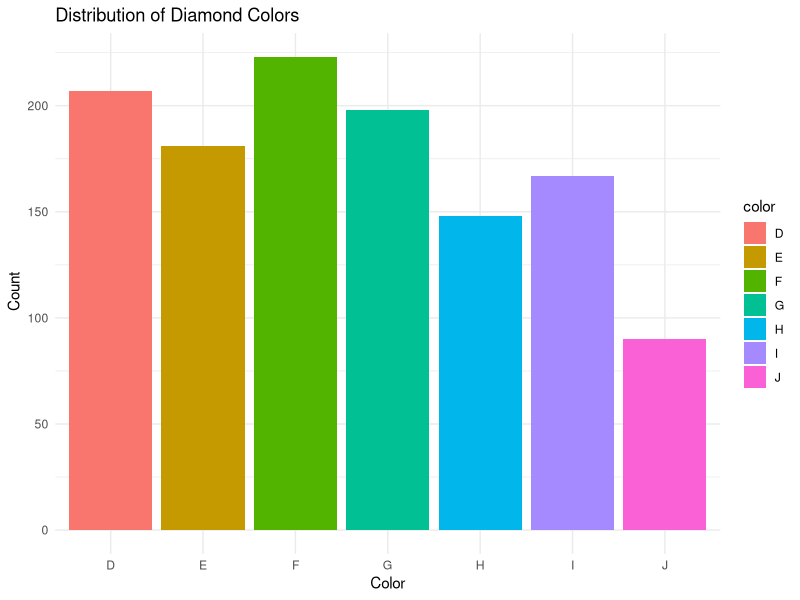
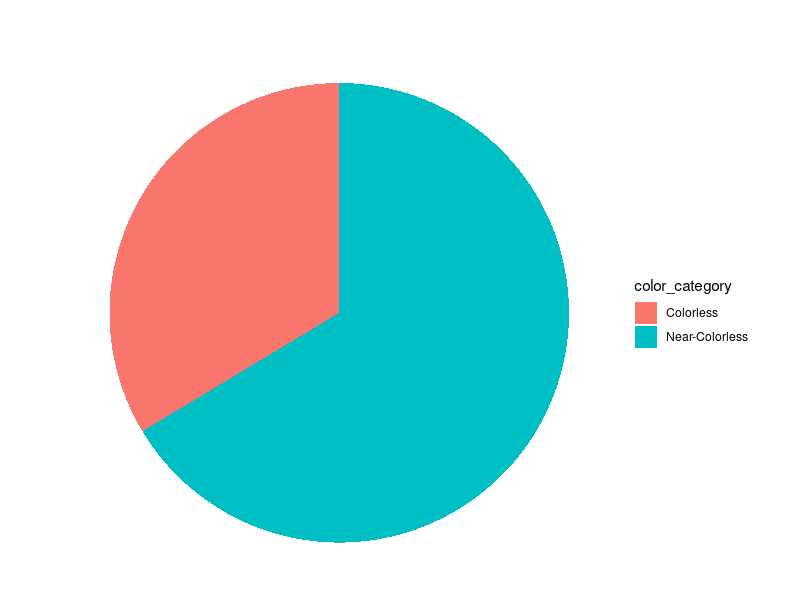
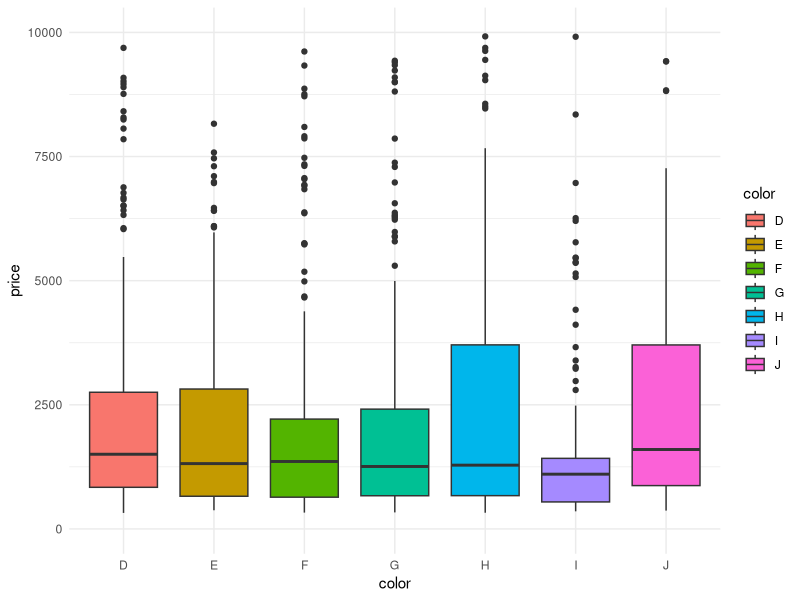
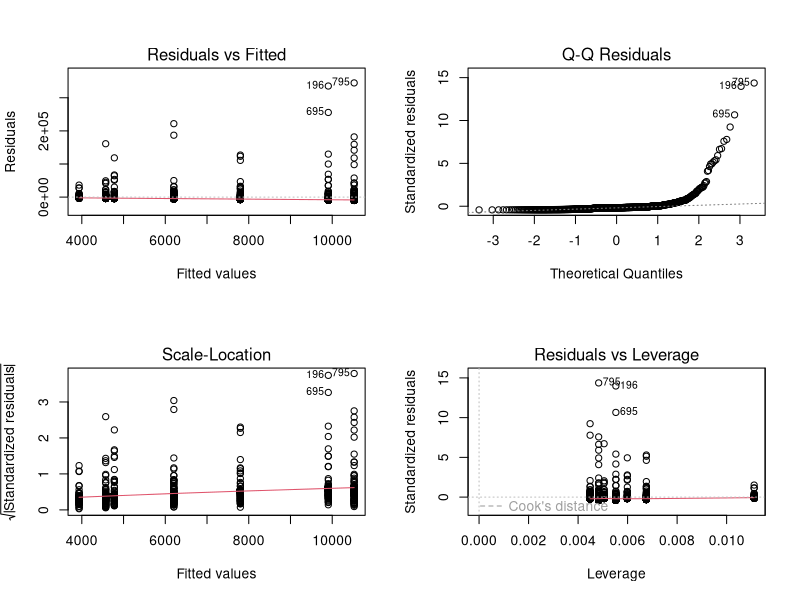

These figures' R source, in order: (Note: this script raises an error after producing the figures.)
## ---- chunk 1
library(tidyverse)
library(MASS)

diamond <- read.csv("diamonds4.csv")
head(diamond)
## ---- chunk 2
ggplot(diamond, aes(x=color, fill = color)) +
  geom_bar() +
  labs(title = "Distribution of Diamond Colors",
       x = "Color",
       y = " Count") +
  theme_minimal()
## ---- chunk 3
color_summary <- diamond %>%
  count(color) %>%
  mutate(proportions = round(n / sum(n), 4))
color_summary
## ---- chunk 4
diamond_color <- diamond %>%
  mutate(color_category = case_when(
    color %in% c("D", "E", "F") ~ "Colorless",
    color %in% c("G", "H", "I", "J") ~ "Near-Colorless",
    color %in% c("K") ~ "Faint"
  ))
## ---- chunk 5
ggplot(diamond_color, aes(x="", y=color_category, fill=color_category)) + 
  geom_bar(stat="identity", width=1) + 
  coord_polar("y", start=0) + 
  labs(title="") + 
  theme_void() 
## ---- chunk 6
ggplot(diamond_color, aes(x = color, y = price, fill = color)) + 
  geom_boxplot() +
  scale_y_continuous(limits = c(0, 10000)) +
  theme_minimal()
## ---- chunk 7
model_color <- lm(price ~ color, data=diamond)
summary(model_color)
## ---- chunk 8
par(mfrow = c(2, 2))
plot(model_color)
## ---- chunk 9
MASS::boxcox(model_color)
## ---- chunk 10
diamond_color$inverse_price <- 1 / sqrt(diamond_color$price)
model_inverse <- lm(inverse_price ~ color, data = diamond_color)
MASS::boxcox(model_inverse)
## ---- chunk 11
par(mfrow = c(2, 2))
plot(model_inverse)
